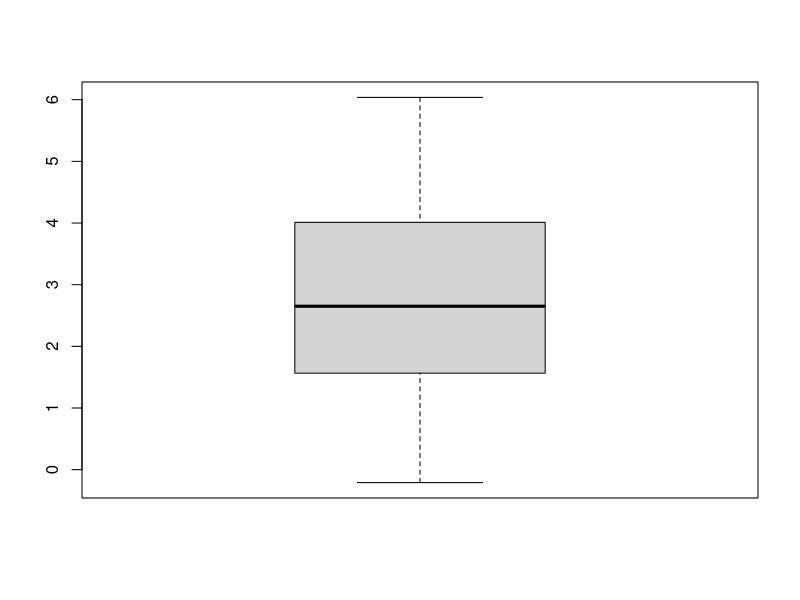
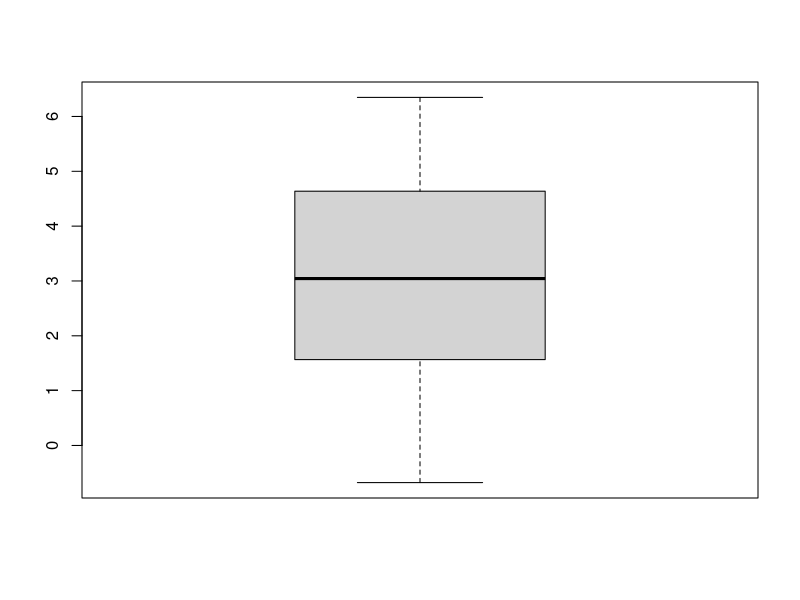
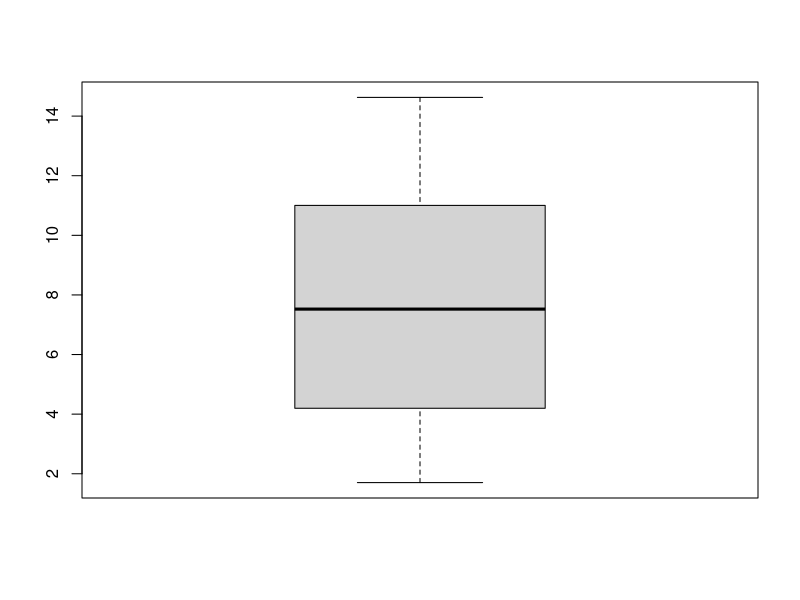
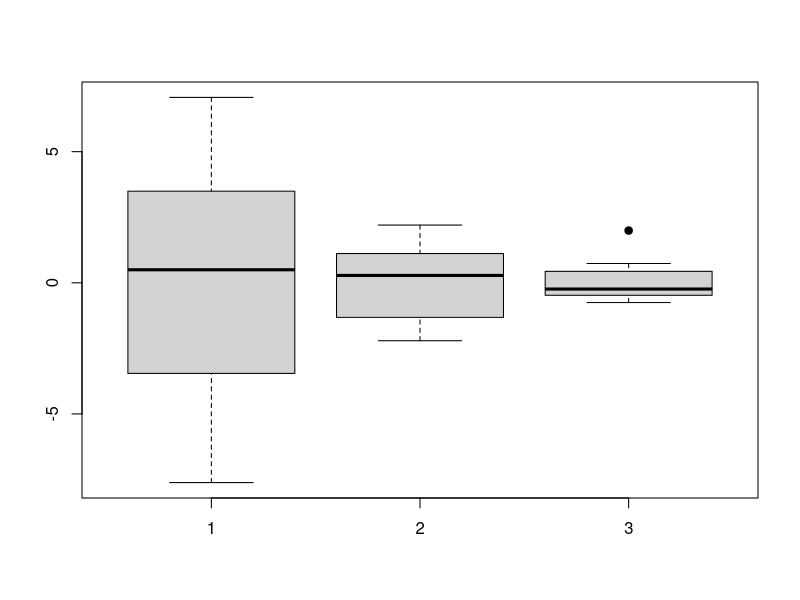
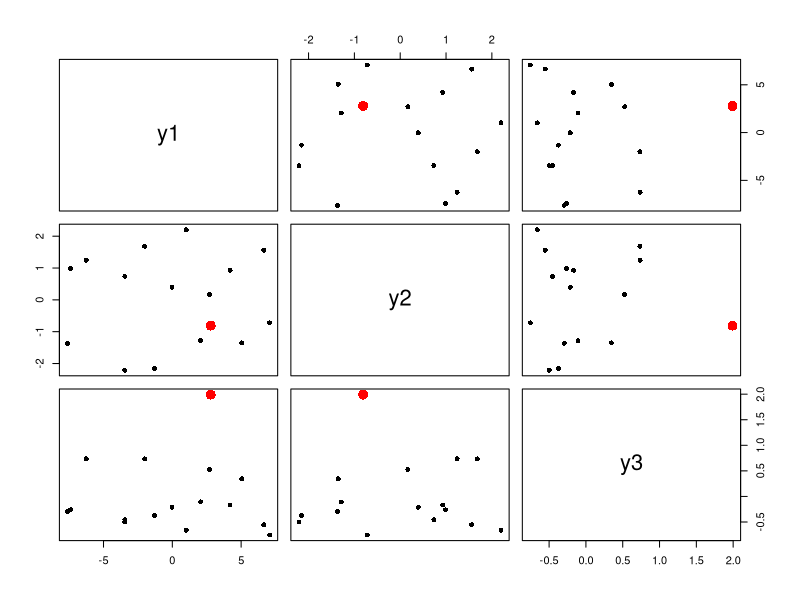

The R script that drew these images, in order:
### Exercise 5

remove(list = ls())

outlier3dim <-
  structure(list(x1 = c(6.03715164059163, 0.658893396127709, 
                        -0.209427598650197, 1.49037743943188, 5.10139004612713, 2.52660473655032, 
                        4.08270263854686, 1.6396297328328, 2.00195903263504, 2.77458657610558, 
                        1.28741521441567, 2.16712480728223, 3.94020137996952, 3.66671226097114, 
                        5.54307038464309, 2.99996304016723), 
                 x2 = c(4.66175971455103, 
                        2.49020943909436, 0.686000191260295, 4.747219548586, 2.92391034468324, 
                        2.30272543343906, 3.35099338246828, -0.676869585898721, 5.43329622565632, 
                        3.87047176119487, 3.16424600806285, 0.828611417313106, 6.34731657802144, 
                        0.683996758387633, 4.61239921442428, 2.59789091562676), 
                 x3 = c(13.0501573302298, 3.00057699240579, 1.70373289701793, 8.9782687954901, 9.26777654464302, 
                        5.08300843101136, 11.0413483929881, 2.08137596466126, 10.9661939544758, 
                        4.31909969951773, 5.88679514311043, 4.07501107116231, 14.6272252027742, 
                        7.1921458497291, 14.5033586402903, 7.85822188801989)), 
            class = "data.frame", row.names = c(NA,-16L))
A = outlier3dim
x1 = outlier3dim$x1
x2 = outlier3dim$x2
x3 = outlier3dim$x3
boxplot(x1)
boxplot(x2)
boxplot(x3)
S = cov(outlier3dim)
Sinv = solve(S)
R = cov2cor(S)

lam1 = eigen(S)$values[1]
lam2 = eigen(S)$values[2]
lam3 = eigen(S)$values[3]

X = scale(A, TRUE, FALSE)

y1 = X%*%eigen(S)$vectors[,1]
y2 = X%*%eigen(S)$vectors[,2]
y3 = X%*%eigen(S)$vectors[,3]
boxplot(c(y1),c(y2),c(y3))
points(3,max(y3),pch = 16 )

fab = c(rep("black",9),"red",rep("black"))
siz = c(rep(1, 9), 2, rep(1))
pairs(~y1+y2+y3, pch = 16, col = fab, cex = siz)
